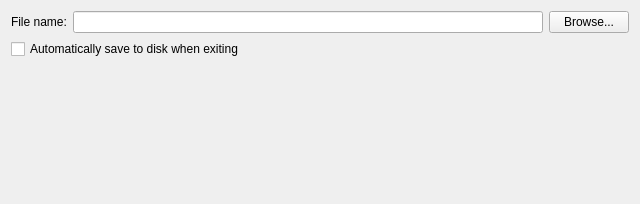
<?xml version="1.0" encoding="UTF-8"?>
<ui version="4.0">
 <class>Form</class>
 <widget class="QWidget" name="Form">
  <property name="geometry">
   <rect>
    <x>0</x>
    <y>0</y>
    <width>640</width>
    <height>204</height>
   </rect>
  </property>
  <property name="sizePolicy">
   <sizepolicy hsizetype="Preferred" vsizetype="Fixed">
    <horstretch>0</horstretch>
    <verstretch>0</verstretch>
   </sizepolicy>
  </property>
  <property name="windowTitle">
   <string>Form</string>
  </property>
  <property name="layoutDirection">
   <enum>Qt::LeftToRight</enum>
  </property>
  <layout class="QVBoxLayout" name="verticalLayout">
   <item>
    <layout class="QHBoxLayout" name="horizontalLayout">
     <item>
      <widget class="QLabel" name="label">
       <property name="text">
        <string>File name:</string>
       </property>
      </widget>
     </item>
     <item>
      <widget class="QLineEdit" name="fileNameLineEdit"/>
     </item>
     <item>
      <widget class="QPushButton" name="browseButton">
       <property name="text">
        <string>Browse...</string>
       </property>
      </widget>
     </item>
    </layout>
   </item>
   <item>
    <widget class="QCheckBox" name="autoSaveCheckBox">
     <property name="text">
      <string>Automatically save to disk when exiting</string>
     </property>
    </widget>
   </item>
   <item>
    <spacer name="verticalSpacer">
     <property name="orientation">
      <enum>Qt::Vertical</enum>
     </property>
     <property name="sizeHint" stdset="0">
      <size>
       <width>20</width>
       <height>40</height>
      </size>
     </property>
    </spacer>
   </item>
  </layout>
 </widget>
 <resources/>
 <connections/>
</ui>
